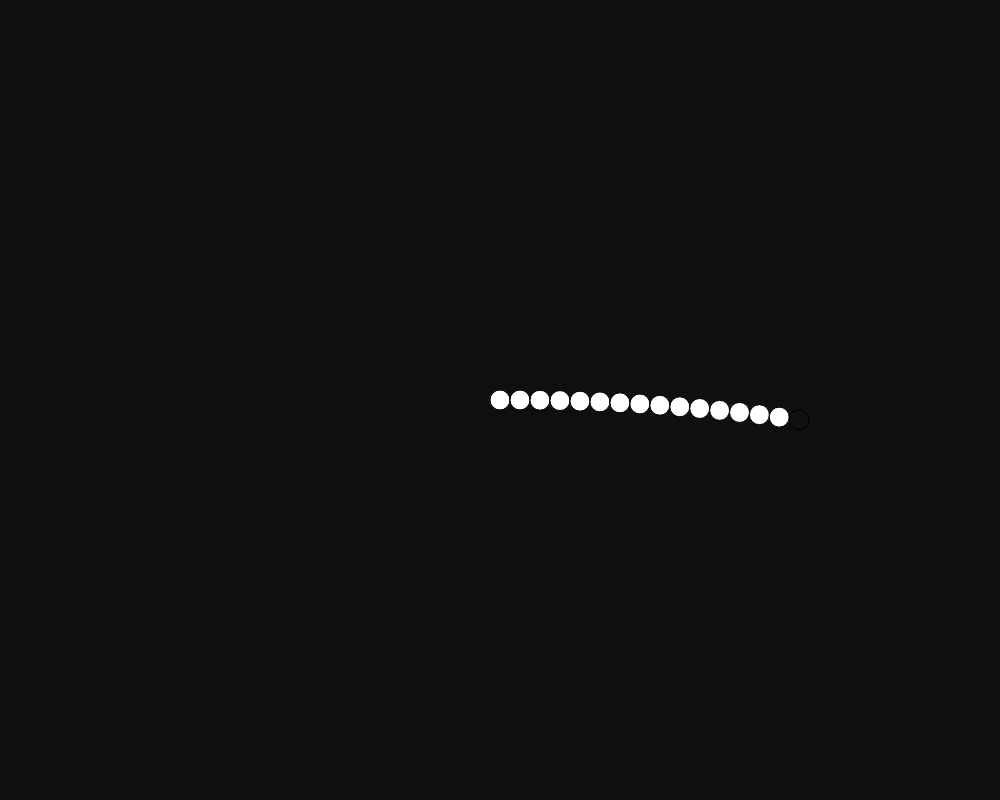
Frame 1 (no input)
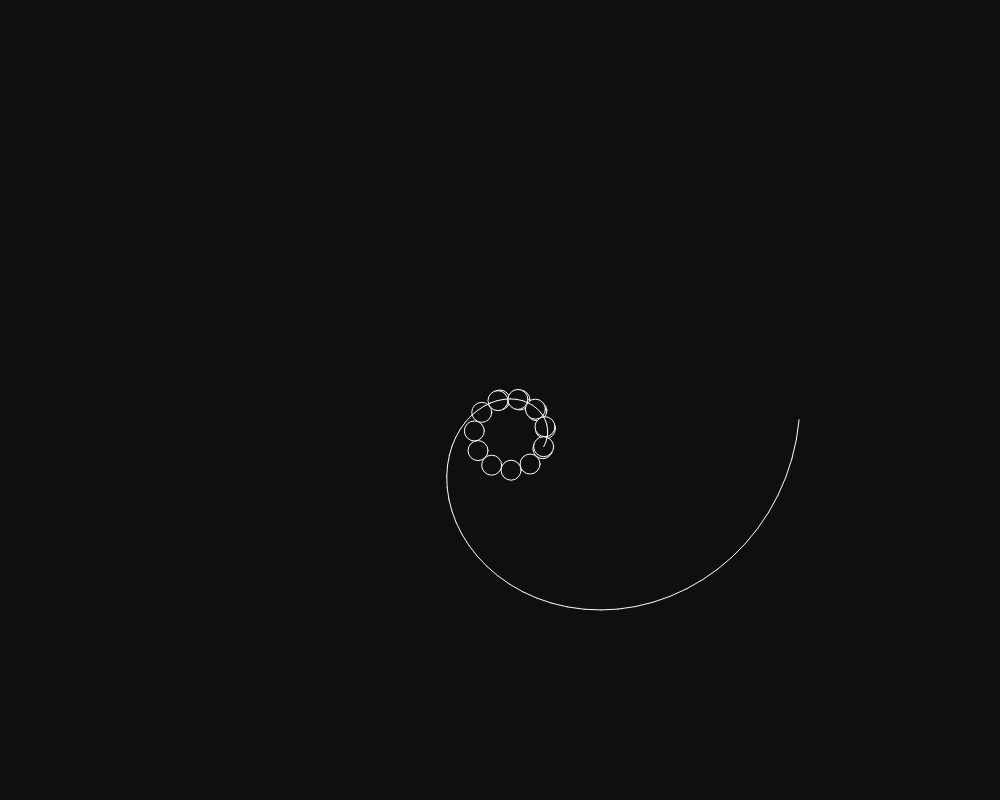
Frame 60 (no input)
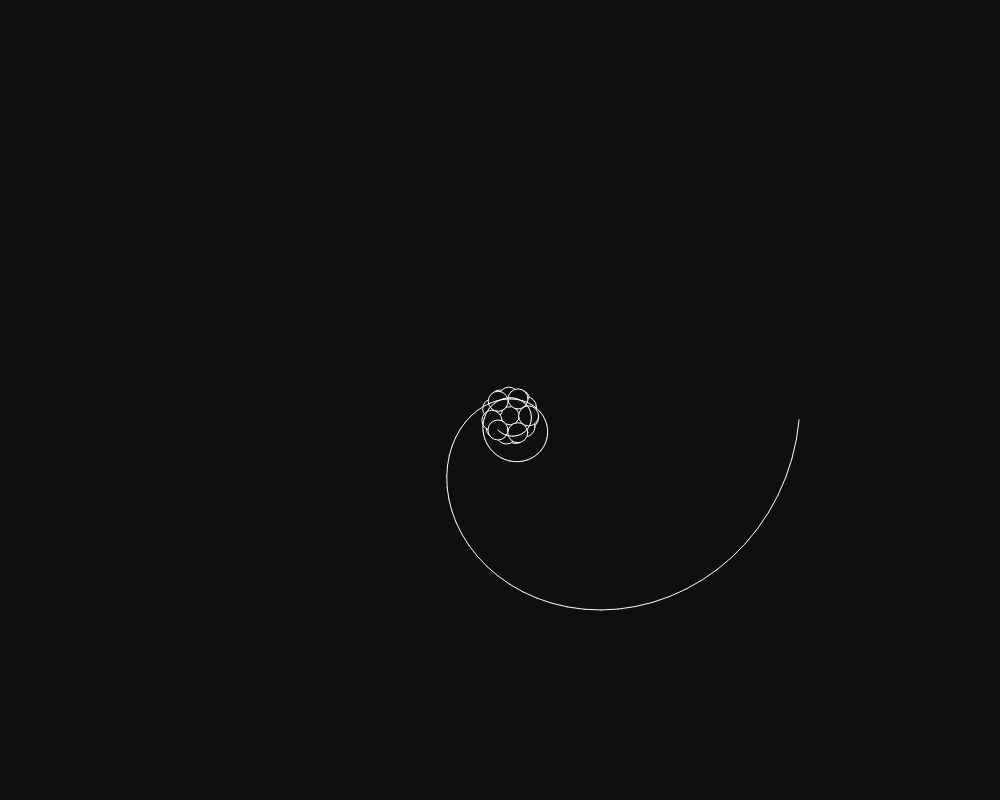
Frame 120 (the mouse pressed at the canvas centre since frame 60)

The p5.js sketch that drew these frames (run headless with seeded random() and noise() and a simulated clock; from frame 60 on, the mouse is pressed at the canvas centre):

// p5.js sketch
// ── sketch.js
var array = [], points = [];

function setup() {
  createCanvas(1000, 800);
  //I shows how many circles are generated
  for(var i = 0; i < 15; i++) {
    //Manipulating the variables below in a relational method can lead to cool pattern or even fractal graphs!
    //Mess around with these variables to create cool spirographs (or be random ¯\_(ツ)_/¯)
    //Great example set (Spirograph forms star fractal):
    /*for(var i = 0; i < 5; i++) {
    array[i] = [];
    array[i][0] = 80/(Math.pow((i+1), 2));
    array[i][1] = -PI/2;
    array[i][2] = Math.pow(4, i)*sin(Math.pow(-1, i))/180*PI*0.2;
    }*/
    
    array[i] = [];
    //Represents Diamter of circle
    array[i][0] = 20;
    //Reperesents angle of start
    array[i][1] = 0;
    //Represent degree of rotation per screen refresh
    array[i][2] = i*cos(Math.pow(-1, i))/180*PI;
  }
  console.log(array);
}

function draw() {
  background(15, 15, 15);
  circleGraph(0, width/2, height/2);
}

function circleGraph(i, x, y) {
  if(i < array.length) {
    array[i][1] += array[i][2];
    ellipse(x, y, array[i][0], array[i][0]);
    return circleGraph(i+1, x+(array[i][0]*cos(array[i][1])), y+(array[i][0]*sin(array[i][1])));
  } else {
    fill(15, 15, 15)
    ellipse(x, y, array[array.length-1][0], array[array.length-1][0])
    points[points.length] = [x, y];
    for(var j = 1; j < points.length; j++) {
      stroke(255, 255, 255); line(points[j][0], points[j][1], points[j-1][0], points[j-1][1]);
    }
  }
}
